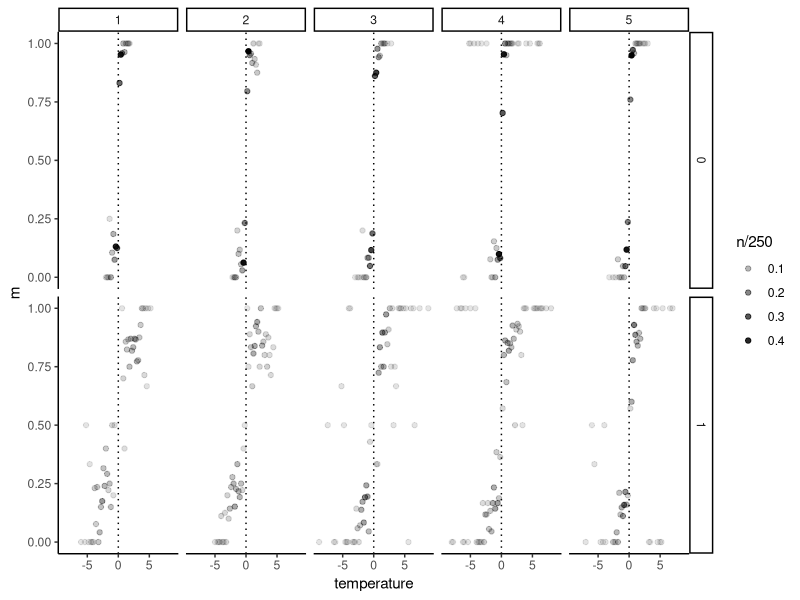
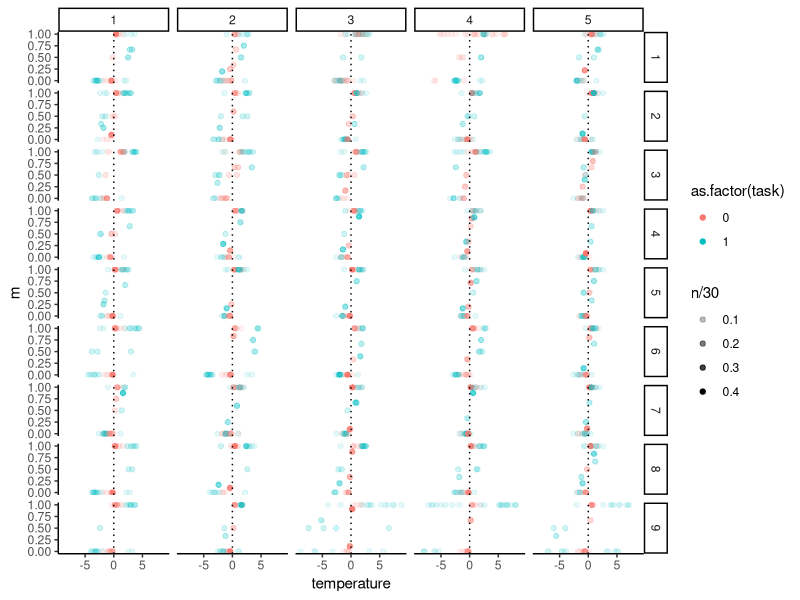
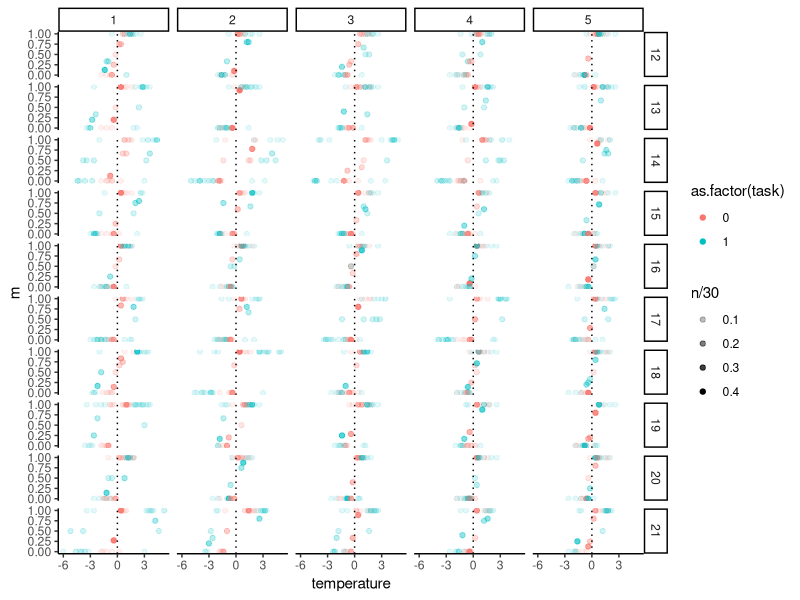
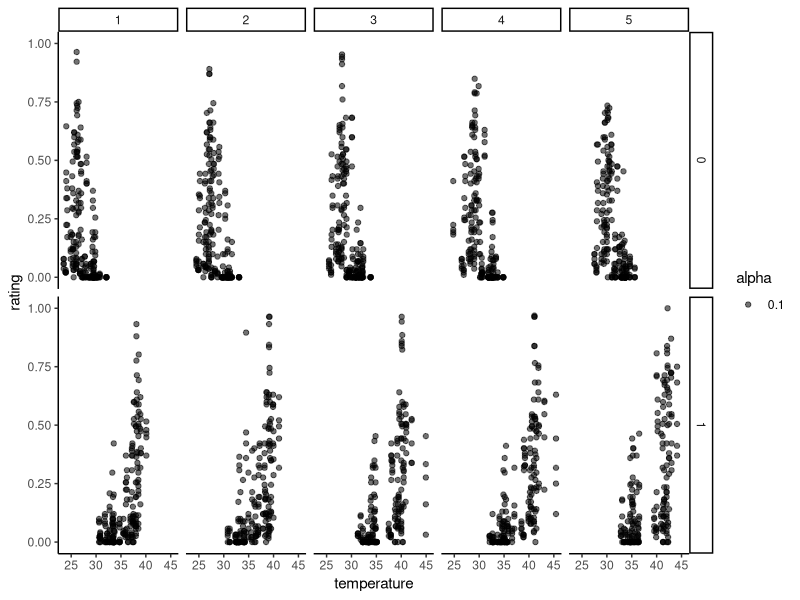
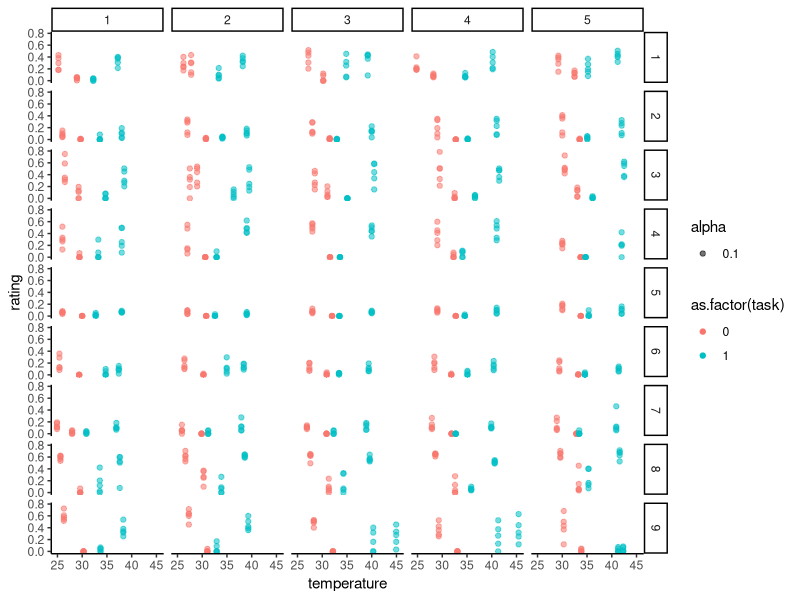
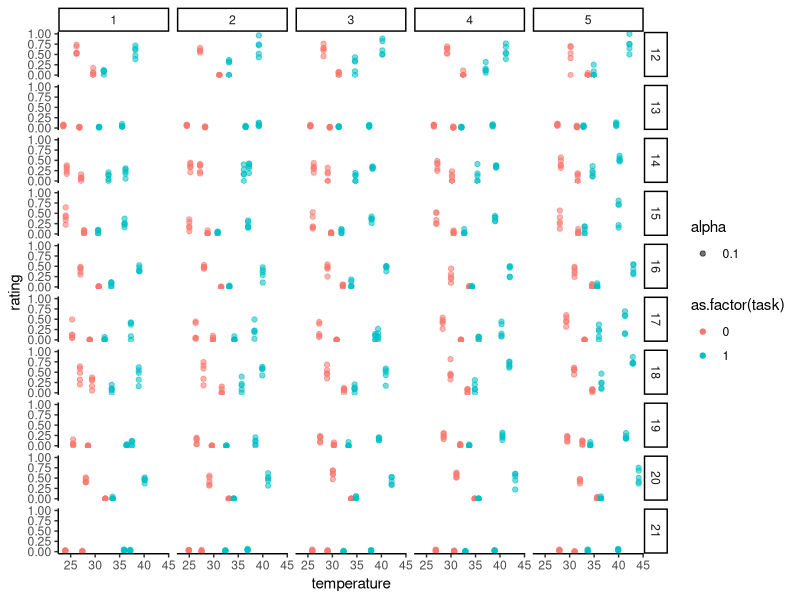

Here is the R script that generated these plots, in order:
# Script used to generate different model free plots of the discrimination and rating datasets
# Author: Arthur S. Courtin
# License: MIT (see LICENSE file)
# Edited with the assistance of Claude Code (Anthropic).

#### Set-up environment ####
library(tidyverse)

#### Extract discrimination data ####
data <-
  read_csv("data/d_at_2ifc.csv")%>%
  mutate(
    relative_adapting_temperature =
      round(adapting - baseline),
    adapting_temperature_idx = 3 + relative_adapting_temperature,
    temperature=temperature*(active_interval-1.5)*2,
    chose_second  = as.integer(if_else(active_interval == 2, accuracy, 1L - accuracy))
  )
participant<-unique(data$participant)
P<-length(participant)
for(pdx in 1:P){
  data$participant[data$participant==participant[pdx]]<-pdx
}

#Group level
data %>% 
  group_by(temperature,adapting_temperature_idx,task) %>%
  summarise(m=mean(chose_second),n=sum(!is.na(chose_second))) %>% 
  ggplot(aes(x=temperature,y=m,alpha=n/250))+
    geom_point()+
    geom_vline(aes(xintercept = 0),linetype='dotted')+
    theme_classic()+
    facet_grid(cols=vars(adapting_temperature_idx),rows=vars(task))

#Participant level
data %>% 
  filter(participant<10) %>% 
  group_by(temperature,adapting_temperature_idx,task,participant) %>%
  summarise(m=mean(chose_second),n=sum(!is.na(chose_second))) %>% 
  ggplot(aes(x=temperature,y=m,alpha=n/30,color=as.factor(task)))+
  geom_point()+
  geom_vline(aes(xintercept = 0),linetype='dotted')+
  theme_classic()+
  facet_grid(cols=vars(adapting_temperature_idx),rows=vars(participant))
data %>%
  filter(participant>11) %>%
  group_by(temperature,adapting_temperature_idx,task,participant) %>%
  summarise(m=mean(chose_second),n=sum(!is.na(chose_second))) %>%
  ggplot(aes(x=temperature,y=m,alpha=n/30,color=as.factor(task)))+
  geom_point()+
  geom_vline(aes(xintercept = 0),linetype='dotted')+
  theme_classic()+
  facet_grid(cols=vars(adapting_temperature_idx),rows=vars(participant))

#### Extract rating data ####
rating_data <-
  read_csv("data/d_at_ratings.csv")%>%
  filter(baseline_flag == 0, confirmed == 1) %>%
  mutate(
    relative_adapting_temperature =
      round(adapting - baseline),
    adapting_temperature_idx = 3 + relative_adapting_temperature,
    rating = rating/100
  )
rating_participant<-unique(rating_data$participant)
rating_P<-length(rating_participant)
for(pdx in 1:rating_P){
  rating_data$participant[rating_data$participant==rating_participant[pdx]]<-pdx
}

#Group level
rating_data %>%
  group_by(temperature,adapting_temperature_idx,task) %>%
  ggplot(aes(x=temperature,y=rating,alpha=.10))+
    geom_point()+
    theme_classic()+
    facet_grid(cols=vars(adapting_temperature_idx),rows=vars(task))

#Participant level
rating_data %>%
  filter(participant<10) %>%
  group_by(temperature,adapting_temperature_idx,task,participant) %>%
  ggplot(aes(x=temperature,y=rating,alpha=.1,color=as.factor(task)))+
  geom_point()+
  theme_classic()+
  facet_grid(cols=vars(adapting_temperature_idx),rows=vars(participant))
rating_data %>%
  filter(participant>11) %>%
  group_by(temperature,adapting_temperature_idx,task,participant) %>%
  ggplot(aes(x=temperature,y=rating,alpha=.1,color=as.factor(task)))+
  geom_point()+
  theme_classic()+
  facet_grid(cols=vars(adapting_temperature_idx),rows=vars(participant))
